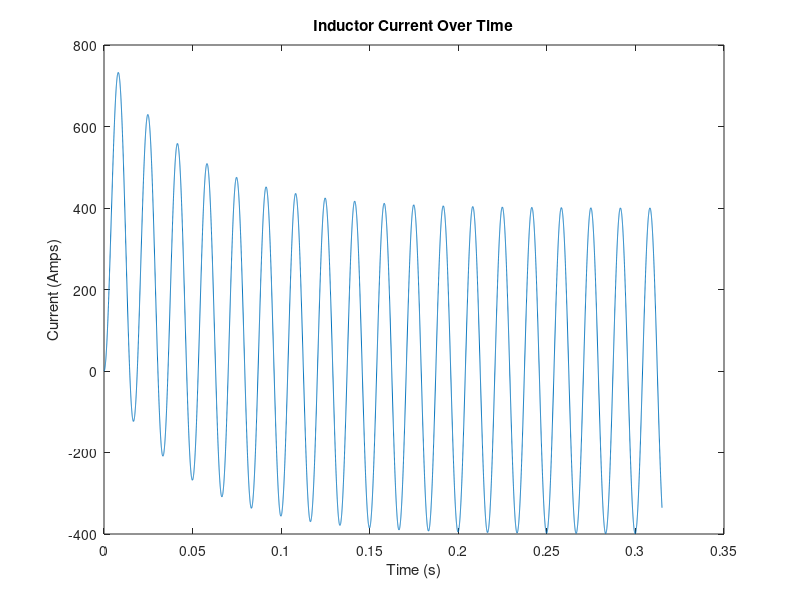
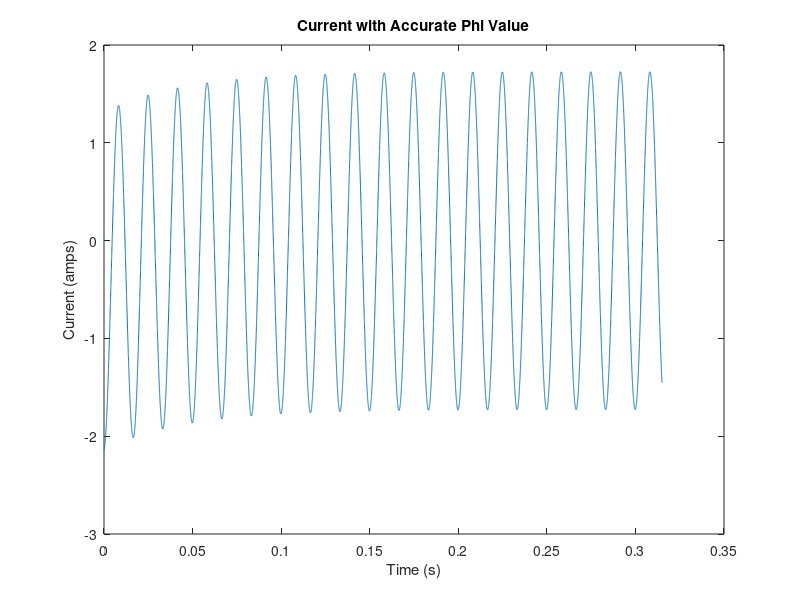

Write the MATLAB code that produced these figures, in order.
%Project 1 Problem 1 - AC Circuit Simulation
clear all 

%Parts A and B
%Initial values from the circuit and time constant
L = 4.5/1000;
RS = 0.1;
RL = 23.04;
phi = 90;
omega = 2*pi*60;
T = 2*pi/omega;
tau = L/RS;

%Used to find the phasor equation
B = 4800*sqrt(2)*exp(j*deg2rad(-phi))/(1+j*omega*tau);
magB = abs(B)
angleB = angle(B)*180/pi;

%The time step and time vector
delta_t = T/1000;
t = [0:delta_t:7*tau];

%Discrete time equations and a vector is used to find the inductor current
IL_0 = 0;
IS = 4800*sqrt(2)*cos(omega*t - deg2rad(phi));
IL = [];

a = delta_t/tau;
b = (1-delta_t/tau);

%Fill the inductor current vector using a discrete time equation
for n = 1:1:length(t)-1
    if n == 1
        IL = IL_0;
    end 
    
    IL(n+1) = a*IS(n) + b*IL(n);
end

%Plot the inductor current over time
figure(1);
plot(t,IL);
title('Inductor Current Over Time');
xlabel('Time (s)');
ylabel('Current (Amps)');

%Part C
clear all

%Initial values from the circuit and time constant
L = 4.5/1000;
RS = 0.1;
RL = 23.04;
phi = 90;
omega = 2*pi*60;
T = 2*pi/omega;
tau = L/RS;

%Used to find the phasor equation
B = 20.7433*sqrt(2)*exp(j*deg2rad(-phi))/(1+j*omega*(L/(RS+RL)))
magB = abs(B)
angleB = rad2deg(angle(B))

%The time step and time vector
delta_t = T/1000;
t = [0:delta_t:7*tau];

%Discrete time equations and a vector is used to find the inductor current
IL_0 = magB*cos((omega*0)+angle(B));
IS = 20.7433*sqrt(2)*cos(omega*t - deg2rad(phi));
IL = [];

a = delta_t/tau;
b = (1-delta_t/tau);
%Fill the inductor current vector using a discrete time equation
for n = 1:1:length(t)-1
    if n == 1
        IL = IL_0;
    end 
    
    IL(n+1) = a*IS(n) + b*IL(n);
end

%Plot the inductor current over time
figure(2);
plot(t,IL);
title('Current with Accurate Phi Value');
xlabel('Time (s)');
ylabel('Current (amps)');